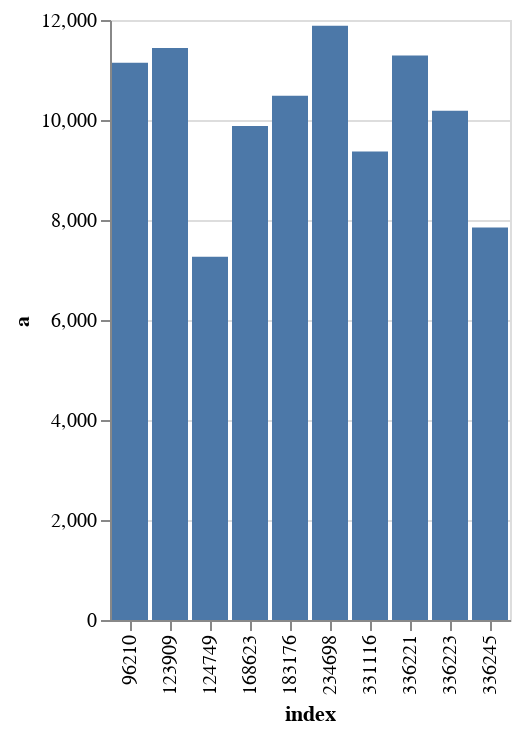

Source (notebook cell):
### Code cell
d = train.a.value_counts()[:10].reset_index()

alt.Chart(d).mark_bar().encode(
    x='index:O',
    y='a:Q'
)

### Figure 1 — Vega-Lite specification as saved in the notebook (floating-point values rounded to 4 significant figures)
{"config": {"view": {"continuousWidth": 400, "continuousHeight": 300}}, "data": {"name": "data-7bd875e46c83818da31bca0b51d6bda7"}, "mark": "bar", "encoding": {"x": {"field": "index", "type": "ordinal"}, "y": {"field": "a", "type": "quantitative"}}, "$schema": "https://vega.github.io/schema/vega-lite/v4.17.0.json", "datasets": {"data-7bd875e46c83818da31bca0b51d6bda7": [{"index": 234698, "a": 11886}, {"index": 123909, "a": 11438}, {"index": 336221, "a": 11290}, {"index": 96210, "a": 11146}, {"index": 183176, "a": 10487}, {"index": 336223, "a": 10186}, {"index": 168623, "a": 9882}, {"index": 331116, "a": 9369}, {"index": 336245, "a": 7851}, {"index": 124749, "a": 7264}]}}
